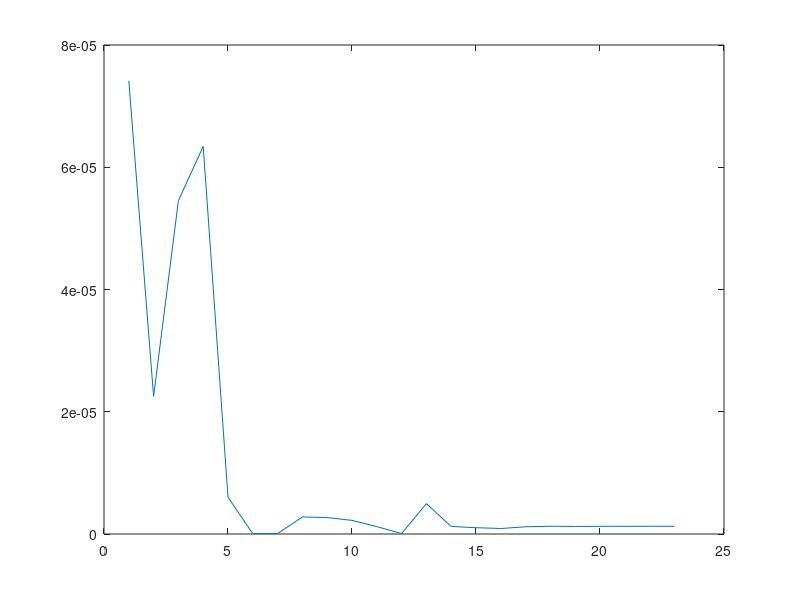

The MATLAB source for this figure:
clear all;
close all;
clc;
format longe;
load plotdata.txt
x = plotdata(:,1);
l = plotdata(:,2);
d = plotdata(:,3);
a = plotdata(:,4);

% plot(x,l,'r');
% hold on;
% plot(x,d,'b');
plot(x,d)

